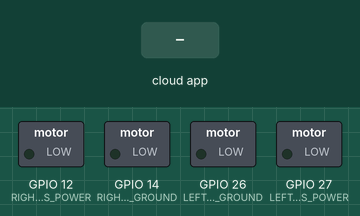
A sketch run on a simulated ESP32. On the bench: switched loads named in the sketch (green lamp = pin HIGH). The test bench sets the inputs (shaded band). The RemoteXY app is connected.

Above: at 1.2 s.
1.3 s: the phone or cloud app sets up to 1
At 2.3 s:
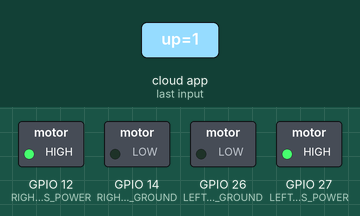
2.8 s: the phone or cloud app sets up to 0
At 3.5 s:
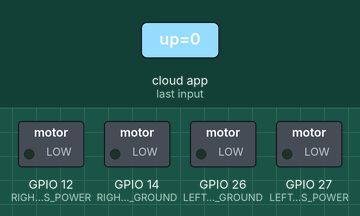
4.3 s: the phone or cloud app sets left to 1
At 4.6 s:
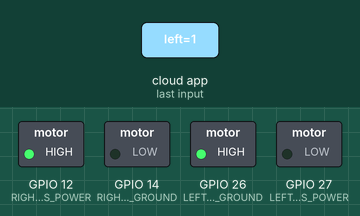
5.8 s: the phone or cloud app sets down to 1
At 6.9 s:
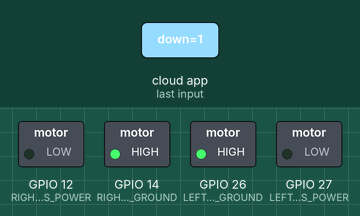
7.3 s: the phone or cloud app sets down to 0
At 8.1 s:
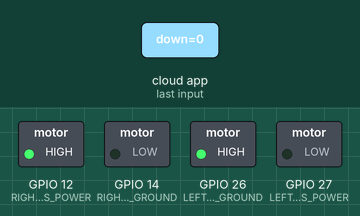
Timing chart, 0 to 9.8 s (numbered marks = the images above; inputs shaded):
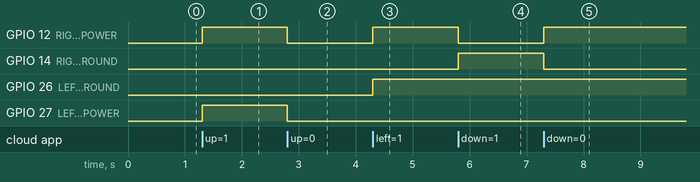

The sketch:

rc_remote_control.ino
```cpp
// (licence header left out)
//////////////////////////////////////////////
//        RemoteXY include library          //
//////////////////////////////////////////////

// you can enable debug logging to Serial at 115200
//#define REMOTEXY__DEBUGLOG

// RemoteXY select connection mode and include library
#define REMOTEXY_MODE__ESP32CORE_BLE
#include <BLEDevice.h>

#include <RemoteXY.h>

// RemoteXY connection settings
#define REMOTEXY_BLUETOOTH_NAME "MyESP"


// RemoteXY configurate
#pragma pack(push, 1)
uint8_t RemoteXY_CONF[] =   // 87 bytes
  { 255,4,0,0,0,80,0,16,31,1,1,0,26,41,12,12,2,31,32,226,
  134,145,32,0,1,0,14,57,12,12,2,31,226,134,144,0,1,0,38,57,
  12,12,2,31,226,134,146,0,1,0,26,73,12,12,2,31,32,226,134,147,
  32,0,129,0,9,7,47,6,2,82,101,109,111,116,101,32,67,111,110,116,
  114,111,108,108,101,114,0 };

// this structure defines all the variables and events of your control interface
struct {

    // input variables
  uint8_t up; // =1 if button pressed, else =0
  uint8_t left; // =1 if button pressed, else =0
  uint8_t right; // =1 if button pressed, else =0
  uint8_t down; // =1 if button pressed, else =0

    // other variable
  uint8_t connect_flag;  // =1 if wire connected, else =0

} RemoteXY;
#pragma pack(pop)

/////////////////////////////////////////////
//           END RemoteXY include          //
/////////////////////////////////////////////


#define LEFT_MOTORS_POWER 27 //IN2
#define LEFT_MOTORS_GROUND 26 // IN1
#define RIGHT_MOTORS_POWER 12  //IN4
#define RIGHT_MOTORS_GROUND 14  //IN3


void setup()
{
  Serial.begin(115200);
  RemoteXY_Init();

  // Setup pins
  pinMode(RIGHT_MOTORS_POWER, OUTPUT);
  pinMode(RIGHT_MOTORS_GROUND, OUTPUT);
  pinMode(LEFT_MOTORS_POWER, OUTPUT);
  pinMode(LEFT_MOTORS_GROUND, OUTPUT);

}

void loop()
{
  RemoteXY_Handler ();

  // TODO you loop code
  if (RemoteXY.up == 1){
    drive_forward();
  } else if (RemoteXY.down == 1) {
    drive_backward();
  } else if (RemoteXY.left == 1) {
    turn_left();
  } else if (RemoteXY.right == 1) {
    turn_right();
  } else {
    stop();
  }

}


void drive_forward() {
    digitalWrite(RIGHT_MOTORS_POWER,HIGH);
    digitalWrite(RIGHT_MOTORS_GROUND,LOW);

    digitalWrite(LEFT_MOTORS_POWER,HIGH);
    digitalWrite(LEFT_MOTORS_GROUND,LOW);
}

void drive_backward() {
    digitalWrite(RIGHT_MOTORS_POWER,LOW);
    digitalWrite(RIGHT_MOTORS_GROUND,HIGH);

    digitalWrite(LEFT_MOTORS_POWER,LOW);
    digitalWrite(LEFT_MOTORS_GROUND,HIGH);
}

void turn_left() {
    digitalWrite(RIGHT_MOTORS_POWER,HIGH);
    digitalWrite(RIGHT_MOTORS_GROUND,LOW);

    digitalWrite(LEFT_MOTORS_POWER,LOW);
    digitalWrite(LEFT_MOTORS_GROUND,HIGH);
}

void turn_right() {
    digitalWrite(RIGHT_MOTORS_POWER,LOW);
    digitalWrite(RIGHT_MOTORS_GROUND,HIGH);

    digitalWrite(LEFT_MOTORS_POWER,HIGH);
    digitalWrite(LEFT_MOTORS_GROUND,LOW);
}

void stop(){
    digitalWrite(RIGHT_MOTORS_POWER, LOW);
    digitalWrite(RIGHT_MOTORS_GROUND, LOW);

    digitalWrite(LEFT_MOTORS_POWER, LOW);
    digitalWrite(LEFT_MOTORS_GROUND, LOW);
}
```

Measured:
- after the input at 1.3 s, GPIO 12 (RIGHT_MOTORS_POWER), GPIO 27 (LEFT_MOTORS_POWER): LOW → HIGH at once
- after the input at 2.8 s, GPIO 12 (RIGHT_MOTORS_POWER), GPIO 27 (LEFT_MOTORS_POWER): HIGH → LOW at once
- after the input at 4.3 s, GPIO 12 (RIGHT_MOTORS_POWER), GPIO 26 (LEFT_MOTORS_GROUND): LOW → HIGH at once
- after the input at 5.8 s, GPIO 12 (RIGHT_MOTORS_POWER): HIGH → LOW at once; GPIO 14 (RIGHT_MOTORS_GROUND): LOW → HIGH at once
- after the input at 7.3 s, GPIO 12 (RIGHT_MOTORS_POWER): LOW → HIGH at once; GPIO 14 (RIGHT_MOTORS_GROUND): HIGH → LOW at once
